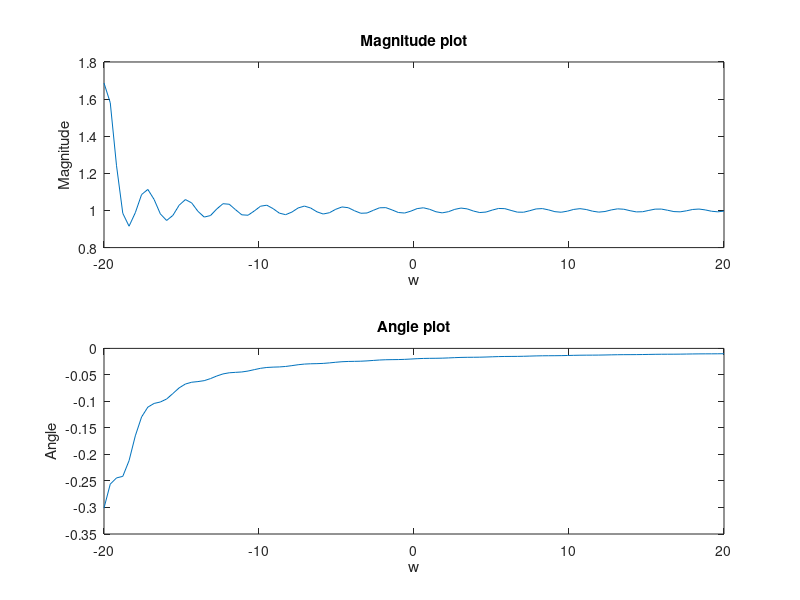

This chart was generated by the following MATLAB code:
w = linspace(-20,20);
X = zeros(1, length(w));
for k = 1:length(w)
%     X(k) = (2-(2.*exp(-1).*cos(k))+(2.*k.*exp(-k).*sin(k)))/(1+k.^(2))
    X(k) = (1-exp(-1*(1-(j.*k)))./(1-(j*k)))-((exp(-1*(1+(j.*k))))-1)./(1+(j.*k));
end

magnitude = abs(X);
theta = angle(X);

subplot(2,1,1)
plot(w,magnitude)
xlabel('w')
ylabel('Magnitude')
title('Magnitude plot')

subplot(2,1,2)
plot(w,theta)
xlabel('w')
ylabel('Angle')
title('Angle plot')